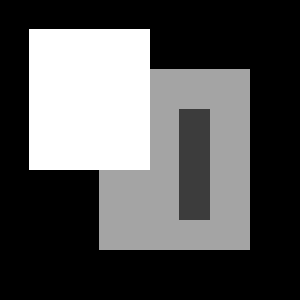
#> input picture Daddy D/02504/Exercises/week06_data/week06_data/TestIm1.png, 300 x 300 px
$ python Exercise6.py
#> lines starting #> are read from the running program, lines starting #| are printed output that depends on the picture; after the words box and inside, x2 and y2 are one past the last pixel; in counts of white or black regions, pixels touching at a corner belong together
### Daddy D/02504/Exercises/functions.py
# -*- coding: utf-8 -*-
"""
Created on Fri Feb 10 20:24:52 2023

@author: danie
"""

import cv2
import itertools as it
import numpy as np
import matplotlib.pyplot as plt
import scipy

def Pi(point):
    return point[:-1]/point[-1]

def PiInv(point):
   ones_row = np.ones((1, point.shape[1]))
   return np.concatenate((point, ones_row), axis=0)

# [6 lines left out: function box3d, not called in this run]

def line_point_dist(l,p):
    p = np.abs(np.dot(l,p))/(np.abs(p[-1])*np.sqrt(l[0]**2+l[1]**2))
    return p

# [82 lines left out: functions rotationm, projectpoints, distprojectpoints, undistortImage, normalize2d, hest, not called in this run]

def CrossOp(p):
    return np.array([[0, -p[2], p[1]], [p[2], 0, -p[0]], [-p[1], p[0], 0]])

# [166 lines left out: functions DrawLine, triangulate, pest, checkerboard_points, estimateHomographies, estimate_b and 4 more, not called in this run]

def gaussian1DKernel(sigma, size=5):
    s = np.ceil(np.max([sigma*size, size]))
    x = np.arange(-s,s+1)
    x = x.reshape(x.shape + (1,))
    g = np.exp(-x**2/(2*sigma*sigma))
    g /= np.sum(g)
    gd = -x/(sigma*sigma)*g
    return g, gd

def gaussianSmoothing(im, sigma):
    g,gd = gaussian1DKernel(sigma, size=5)
    im = scipy.ndimage.convolve(im,g.T)
    I = scipy.ndimage.convolve(im,g)
    Iy = scipy.ndimage.convolve(im,gd)
    Ix = scipy.ndimage.convolve(im,gd.T)
    return I, Ix, Iy


def smoothedHessian(im, sigma, epsilon):
    g_ep, g_epd = gaussian1DKernel(epsilon, size=4)
    g_ep2 = np.outer(g_ep,g_ep)
    I, Ix, Iy = gaussianSmoothing(im, sigma)
    c11 = scipy.ndimage.convolve(Ix**2, g_ep2)
    c12 = scipy.ndimage.convolve(Ix*Iy, g_ep2)
    c21 = scipy.ndimage.convolve(Ix*Iy, g_ep2)
    c22 = scipy.ndimage.convolve(Iy**2, g_ep2)
    C = [[c11, c12], [c21, c22]]
    return C

def harrisMeasure(im, sigma, epsilon, k):
    C = smoothedHessian(im, sigma, epsilon)
    a = C[0][0]
    c = C[0][1]
    b = C[1][1]
    r = a*b-c**2-k*(a+b)**2
    return r

def threshold_neighbors(image):
    thresholded = image.copy()
    for i in range(1, image.shape[0] - 1):
        for j in range(1, image.shape[1] - 1):
            if (image[i+1, j] >= image[i,j] or
                image[i-1, j] >= image[i,j] or
                image[i, j+1] >= image[i,j] or
                image[i, j-1] >= image[i,j]):
                thresholded[i, j] = 0
    return thresholded

def cornerDetector(im, sigma, epsilon, k, tau):
    r = harrisMeasure(im, sigma, epsilon, k)
    r[r < tau] = 0
    thr = threshold_neighbors(r)
    #thr[thr > tau] = 1
    c = np.where(thr!=0)
    tempy = c[0]
    tempx = c[1]
    c = [tempx, tempy]
    return c

# [249 lines left out: functions line, in_out, consensus, draw_two_points, scaleSpaced, differenceOfGaussians and 8 more, not called in this run]

### Daddy D/02504/Exercises/Exercise6.py
# -*- coding: utf-8 -*-
"""
Created on Fri Mar 10 13:58:50 2023

@author: danie
"""

#%% IMPORTS

from functions import gaussian1DKernel, gaussianSmoothing, smoothedHessian
from functions import harrisMeasure, cornerDetector
import cv2
import matplotlib.pyplot as plt
#%% 6.1

g, gd = gaussian1DKernel(3, size=1)

#%% 6.2

im = cv2.imread("week06_data/week06_data/TestIm1.png")
#> im is the input picture: shape (300, 300, 3); min 0, max 255, mean 84.8

im = (im[:,:,::-1])

im = cv2.cvtColor(im, cv2.COLOR_BGR2GRAY)
#> im: shape (300, 300)

im = im.astype(float)/255

plt.imshow(im)

#%%

I, Ix, Iy = gaussianSmoothing(im, 5)

plt.imshow(I)

#%% 6.3

#g_ep, g_epd = gaussian1DKernel(5, size=4)
#g_ep2 = np.outer(g_ep,g_ep)
#c11 = scipy.ndimage.convolve(Ix**2, g_ep2)

C = smoothedHessian(im, 5, 2)
#> C = 2 items

plt.imshow(C[1][1])

#%% 6.4

r = harrisMeasure(im, 2, 2, 0.06)
#> call 2 of smoothedHessian, with sigma = 2, epsilon = 2
#> call 3 of gaussianSmoothing, with sigma = 2
#> in gaussianSmoothing (call 3), `Ix = scipy.ndimage.convolve(im,gd.T)`:
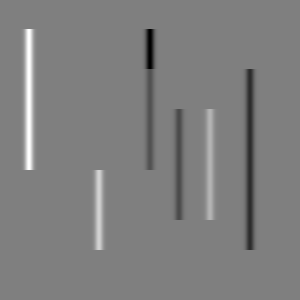
#> Ix: shape (300, 300) float64; min -0.14, max 0.14, mean 7.22e-18; drawn with min black and max white
#> in smoothedHessian (call 2), `c22 = scipy.ndimage.convolve(Iy**2, g_ep2)`:
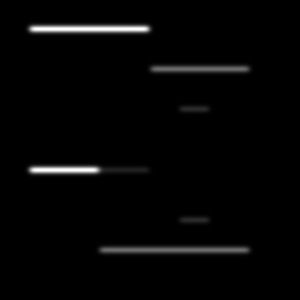
#> c22: shape (300, 300) float64; min 0, max 0.0228, mean 0.000483; drawn with min black and max white

plt.imshow(r)
plt.colorbar()
#%% 6.5
'''
def threshold_neighbors(image):
    thresholded = image.copy()
    for i in range(1, image.shape[0] - 1):
        for j in range(1, image.shape[1] - 1):
            if (image[i+1, j] >= image[i,j] or
                image[i-1, j] >= image[i,j] or
                image[i, j+1] >= image[i,j] or
                image[i, j-1] >= image[i,j]):
                thresholded[i, j] = 0
    return thresholded

r = harrisMeasure(im, 5, 2, 0.06)

tau = 1*10**(-10)

r[r < tau] = 0

thr = threshold_neighbors(r)

thr[thr > tau] = 1

lm = np.where(thr==1)


ll = np.sum(thr)

plt.imshow(thr)

'''
#%%

#plt.scatter(lm[0], lm[1])

#%% 6.5

c = cornerDetector(im, 5, 2, 0.06, 1*10**(-10))
#> in cornerDetector, `r[r < tau] = 0`:
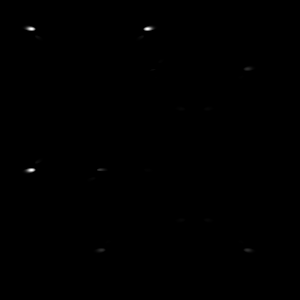
#> r: shape (300, 300) float64; min 0, max 9.27e-07, mean 8.55e-10; drawn with min black and max white
#> after the loop in threshold_neighbors, `for i in range(1, image.shape[0] - 1):`: thresholded: shape (300, 300) float64; 1.66% of pixels changed, all inside (x1, y1, x2, y2) = (19, 24, 259, 255)
#> in cornerDetector, `c = np.where(thr!=0)`: c = 28 positions, rows 28 to 250, columns 31 to 247
#> in cornerDetector, `tempy = c[0]`: tempy = 28 values from 28 to 250
#> in cornerDetector, `tempx = c[1]`: tempx = 28 values, max 247 at index 5, min 31 at index 0, mean 150.6
#> c = 2 items

plt.figure()
plt.imshow(im)
plt.scatter(c[0], c[1])

#%% 6.6

img = cv2.imread("week06_data/week06_data/TestIm2.png")
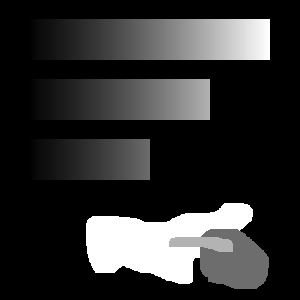
#> input picture Daddy D/02504/Exercises/week06_data/week06_data/TestIm2.png, 300 x 300 px
#> img is the input picture: shape (300, 300, 3); min 0, max 255, mean 47.6
# Setting parameter values
t_lower = 100  # Lower Threshold
t_upper = t_lower*2  # Upper threshold

# Applying the Canny Edge filter
edge = cv2.Canny(img, t_lower, t_upper)
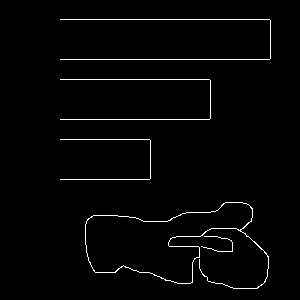
#> edge: shape (300, 300); 2% white in thin lines or dots, all inside (x1, y1, x2, y2) = (60, 19, 271, 289)

plt.figure()
plt.imshow(edge)
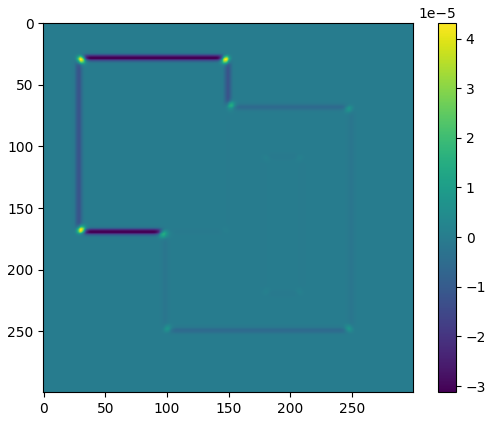
#> figure drawn by matplotlib, 2 panels
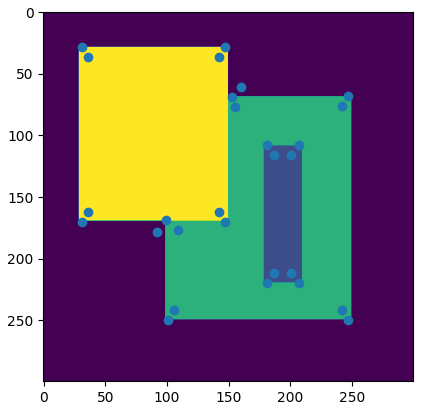
#> figure drawn by matplotlib, 1 panel
